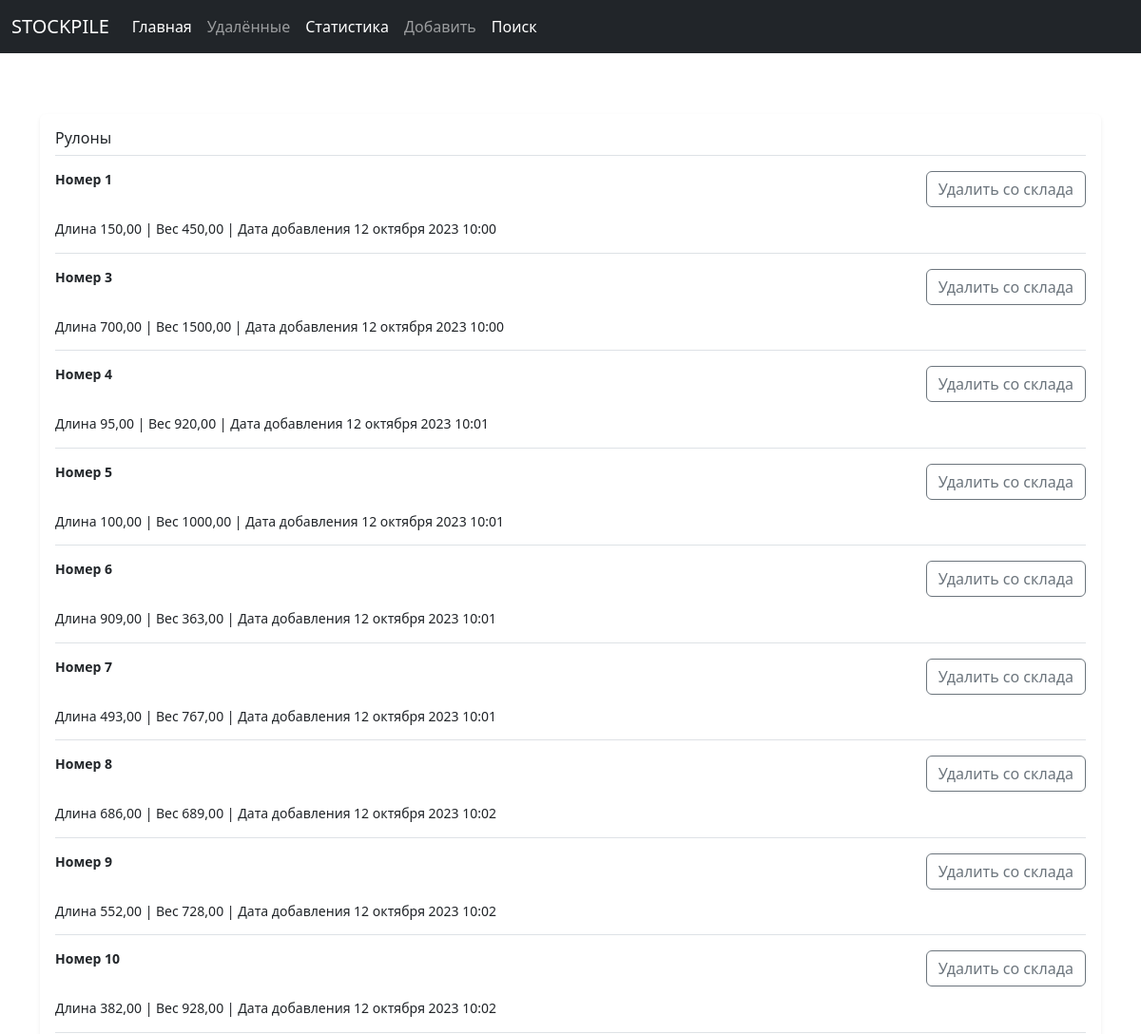
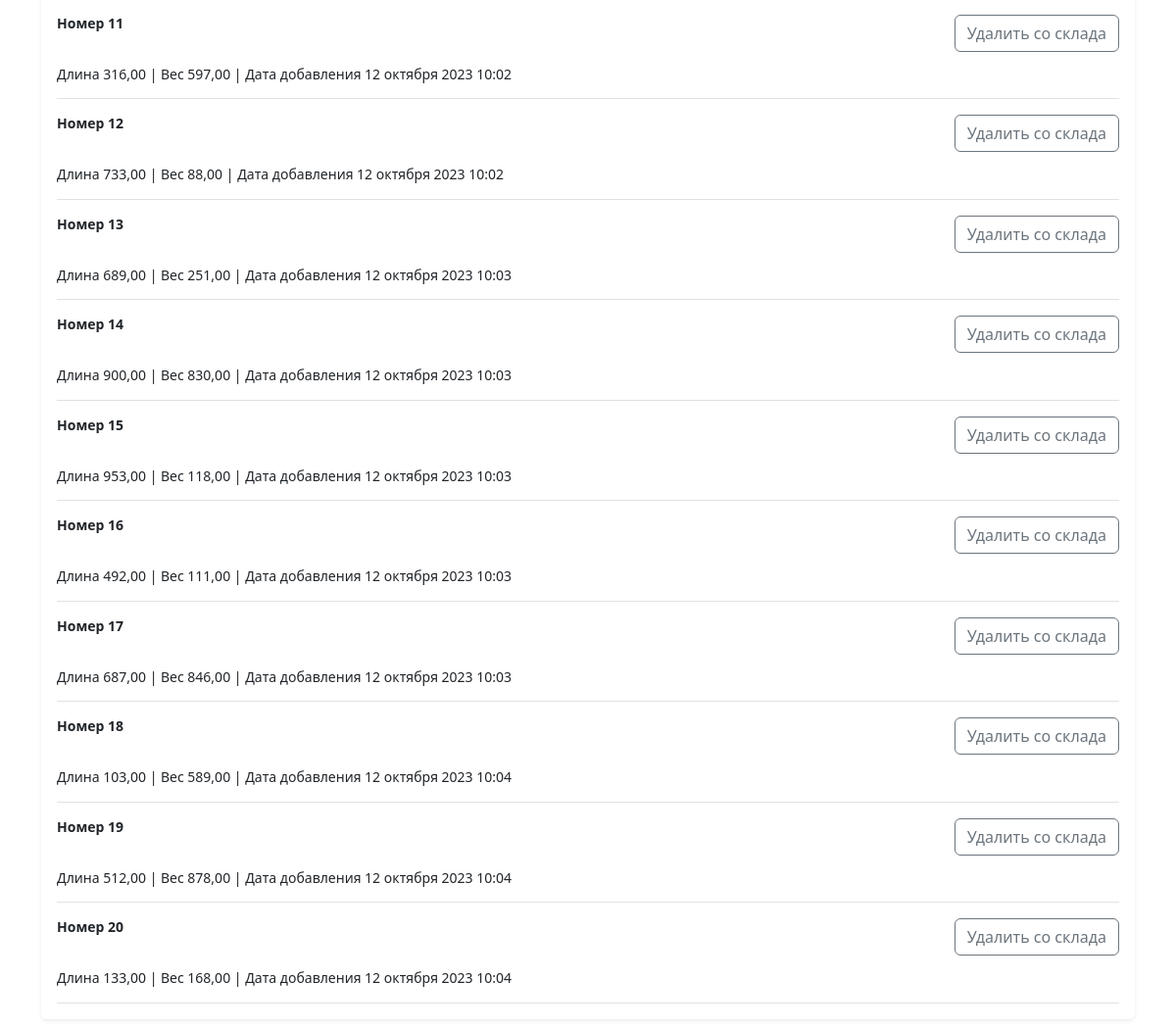
The page / on the database its author committed (2 pictures, top to bottom).
### metal_stockpile/models.py (models this page shows, shortened)
class Roll(models.Model):
    id = models.IntegerField(primary_key=True, unique=True, verbose_name='ID')
    length = models.DecimalField(max_digits=10, decimal_places=2, verbose_name='Длина (м)')
    weight = models.DecimalField(max_digits=10, decimal_places=2, verbose_name='Вес (кг)')
    date_added = models.DateTimeField(verbose_name='Даба добавления')
    date_removed = models.DateTimeField(null=True, blank=True, verbose_name='Даба удаления')
    class Meta:
        ordering = ['pk']
        verbose_name = u"Рулон"
        verbose_name_plural = u"Рулоны"

### metal_stockpile/views.py (the view)
# urls.py: path('', RollsListView.as_view(), name='main'),
class RollsListView(ListView):
    model = Roll
    template_name = 'stockpile/index.html'

### templates/stockpile/index.html (shortened to what this page needs)
{% extends 'base-page.html' %}
{% load static %}
{% block container %}
<div class="container mt-5">
    <div class="row">
        <div class="col-md-12">
        <div class="my-3 p-3 bg-body rounded shadow-sm">
            <h6 class="border-bottom pb-2 mb-0">Рулоны</h6>
            {% for roll in object_list %}
            {% if roll.date_removed == None %}
            <div class="d-flex text-body-secondary pt-3">
                <div class="pb-3 mb-0 small lh-sm border-bottom w-100">
                    <div class="d-flex justify-content-between">
                        <strong class="text-gray-dark">Номер {{ roll.id }}</strong>
                        <form action="{% url 'change_delete_time' roll.pk %}">
                                <button class="btn btn-outline-secondary d-inline-flex align-items-center">
                                    Удалить со склада
                                </button>
                        </form>
                    </div>
                    <span class="d-block">
                        Длина {{ roll.length }} | Вес {{ roll.weight }} | Дата добавления {{ roll.date_added|date:"d E Y H:i" }}
                    </span>
                </div>
            </div>
            {% endif %}
            {% endfor %}
        </div>
        </div>
    </div>
</div>
{% endblock container %}

### templates/base-page.html (shortened to what this page needs)
{% load static %}
<html lang="en">
<head>
    <link rel="stylesheet" href="https://cdn.jsdelivr.net/npm/bootstrap@5.2.3/dist/css/bootstrap.min.css">
</head>
<body>
<nav class="navbar navbar-expand-lg navbar-dark bg-dark" aria-label="Eleventh navbar example">
      <div class="container-fluid">
        <a class="navbar-brand" href="/">STOCKPILE</a>
        <div class="collapse navbar-collapse" id="navbarsExample09">
          <ul class="navbar-nav me-auto mb-2 mb-lg-0">
            <li class="nav-item">
              <a class="nav-link active" aria-current="page" href="/">Главная</a>
            </li>
            <li class="nav-item">
              <a class="nav-link" aria-current="page" href="/deleted">Удалённые</a>
            </li>
            <li class="nav-item">
              <a class="nav-link active" href="/stats">Статистика</a>
            </li>
            <li class="nav-item">
              <a class="nav-link" aria-current="page" href="/add">Добавить</a>
            </li>
            <li class="nav-item">
              <a class="nav-link active" href="{% url 'searchMainPage' %}">Поиск</a>
            </li>
          </ul>
        </div>
      </div>
</nav>
{% block container %}
{% endblock %}
</body>
</html>

### rows shown on the page
Roll: id "1", length "150,00", weight "450,00", date_added "12 октября 2023 10:00"
Roll: id "3", length "700,00", weight "1500,00", date_added "12 октября 2023 10:00"
Roll: id "4", length "95,00", weight "920,00", date_added "12 октября 2023 10:01"
Roll: id "5", length "100,00", weight "1000,00", date_added "12 октября 2023 10:01"
Roll: id "6", length "909,00", weight "363,00", date_added "12 октября 2023 10:01"
Roll: id "7", length "493,00", weight "767,00", date_added "12 октября 2023 10:01"
Roll: id "8", length "686,00", weight "689,00", date_added "12 октября 2023 10:02"
Roll: id "9", length "552,00", weight "728,00", date_added "12 октября 2023 10:02"
Roll: id "10", length "382,00", weight "928,00", date_added "12 октября 2023 10:02"
Roll: id "11", length "316,00", weight "597,00", date_added "12 октября 2023 10:02"
Roll: id "12", length "733,00", weight "88,00", date_added "12 октября 2023 10:02"
Roll: id "13", length "689,00", weight "251,00", date_added "12 октября 2023 10:03"
Roll: id "14", length "900,00", weight "830,00", date_added "12 октября 2023 10:03"
Roll: id "15", length "953,00", weight "118,00", date_added "12 октября 2023 10:03"
Roll: id "16", length "492,00", weight "111,00", date_added "12 октября 2023 10:03"
Roll: id "17", length "687,00", weight "846,00", date_added "12 октября 2023 10:03"
Roll: id "18", length "103,00", weight "589,00", date_added "12 октября 2023 10:04"
Roll: id "19", length "512,00", weight "878,00", date_added "12 октября 2023 10:04"
Roll: id "20", length "133,00", weight "168,00", date_added "12 октября 2023 10:04"
